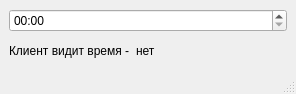
<?xml version="1.0" encoding="UTF-8"?>
<ui version="4.0">
 <class>MainWindowServer</class>
 <widget class="QMainWindow" name="MainWindowServer">
  <property name="geometry">
   <rect>
    <x>0</x>
    <y>0</y>
    <width>296</width>
    <height>94</height>
   </rect>
  </property>
  <property name="windowTitle">
   <string>MainWindow</string>
  </property>
  <widget class="QWidget" name="centralwidget">
   <layout class="QGridLayout" name="gridLayout">
    <item row="1" column="0" colspan="2">
     <layout class="QHBoxLayout" name="horizontalLayout">
      <item>
       <widget class="QLabel" name="label">
        <property name="text">
         <string>Клиент видит время -</string>
        </property>
       </widget>
      </item>
      <item>
       <widget class="QLabel" name="status">
        <property name="text">
         <string>нет</string>
        </property>
       </widget>
      </item>
      <item>
       <spacer name="horizontalSpacer">
        <property name="orientation">
         <enum>Qt::Orientation::Horizontal</enum>
        </property>
        <property name="sizeHint" stdset="0">
         <size>
          <width>40</width>
          <height>20</height>
         </size>
        </property>
       </spacer>
      </item>
     </layout>
    </item>
    <item row="0" column="0" colspan="2">
     <widget class="QTimeEdit" name="timeEdit">
      <property name="displayFormat">
       <string>HH:mm</string>
      </property>
     </widget>
    </item>
   </layout>
  </widget>
  <widget class="QStatusBar" name="statusbar"/>
 </widget>
 <resources/>
 <connections/>
</ui>
